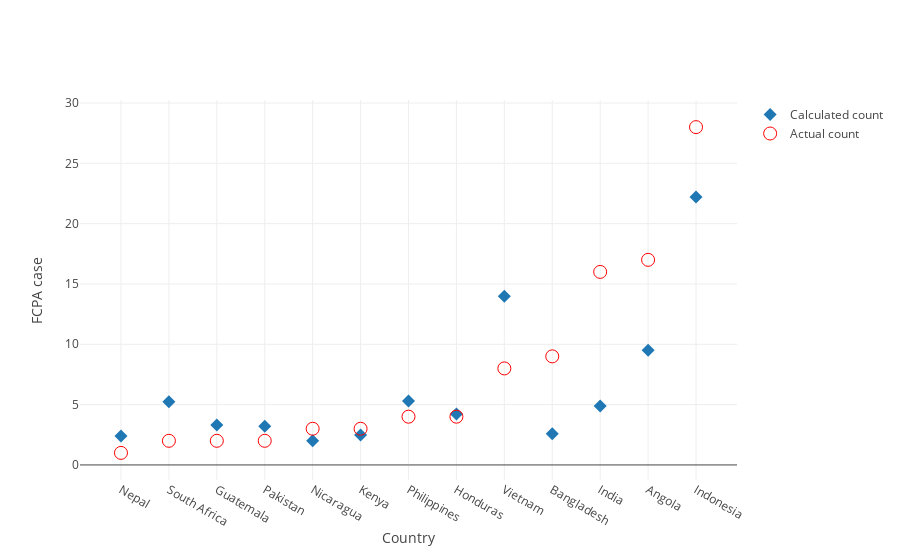

The notebook cell saved with this chart:
### Code cell
df_hdi_medium_sorted = df_hdi_medium.sort_values(by='Count')


import plotly.plotly as py
import plotly.graph_objs as go
trace1 = go.Scatter(
    x = df_hdi_medium_sorted['Country'],
    y = np.exp(df_hdi_medium_sorted['Calc Count']),
    text = df_hdi_medium_sorted['Legend'],
    mode='markers',
    marker=dict(symbol = 'diamond', size=10),
    name = 'Calculated count'
)

trace2 = go.Scatter(
    y = df_hdi_medium_sorted['Count'],
    x = df_hdi_medium_sorted['Country'],
    text = df_hdi_medium_sorted['Legend'],
    mode='markers',
    marker=dict(size=13, color ='red', symbol = "circle-open"),   
    name = 'Actual count'
)

layout = go.Layout(
    yaxis=dict(
        title = 'FCPA case'
    ),
    xaxis=dict(
        title = 'Country'
    )
)
data = [trace1, trace2]

plotly.offline.iplot({'data': data, 'layout': layout}, filename='HDI vs fcpa: medium HDI')

### Figure 1 — Plotly figure (JSON) as saved in the notebook; plotly's stock layout.template omitted (floating-point values rounded to 4 significant figures)
{"data": [{"marker": {"size": 10, "symbol": "diamond"}, "mode": "markers", "name": "Calculated count", "text": ["pm 10.0<br>cti 5.0<br>rt 0.0", "pm 14.0<br>cti 4.0<br>rt 0.0", "pm 14.0<br>cti 3.0<br>rt 7.0", "pm 3.0<br>cti 5.0<br>rt 0.0", "pm 15.0<br>cti 4.0<br>rt 4.0", "pm 12.0<br>cti 4.0<br>rt 0.0", "pm 2.0<br>cti 7.0<br>rt 6.0", "pm 13.0<br>cti 2.0<br>rt 0.0", "pm 8.0<br>cti 7.0<br>rt 3.0", "pm 15.0<br>cti 6.0<br>rt 0.0", "pm 13.0<br>cti 6.0<br>rt 7.0", "pm 5.0<br>cti 4.0<br>rt 0.0", "pm 10.0<br>cti 5.0<br>rt 6.0"], "type": "scatter", "uid": "86f7009a-b9a7-11e8-8523-c48e8ff48516", "x": ["Nepal", "South Africa", "Guatemala", "Pakistan", "Nicaragua", "Kenya", "Philippines", "Honduras", "Vietnam", "Bangladesh", "India", "Angola", "Indonesia"], "y": [2.406, 5.242, 3.32, 3.204, 2.011, 2.488, 5.303, 4.229, 13.98, 2.584, 4.887, 9.496, 22.2]}, {"marker": {"color": "red", "size": 13, "symbol": "circle-open"}, "mode": "markers", "name": "Actual count", "text": ["pm 10.0<br>cti 5.0<br>rt 0.0", "pm 14.0<br>cti 4.0<br>rt 0.0", "pm 14.0<br>cti 3.0<br>rt 7.0", "pm 3.0<br>cti 5.0<br>rt 0.0", "pm 15.0<br>cti 4.0<br>rt 4.0", "pm 12.0<br>cti 4.0<br>rt 0.0", "pm 2.0<br>cti 7.0<br>rt 6.0", "pm 13.0<br>cti 2.0<br>rt 0.0", "pm 8.0<br>cti 7.0<br>rt 3.0", "pm 15.0<br>cti 6.0<br>rt 0.0", "pm 13.0<br>cti 6.0<br>rt 7.0", "pm 5.0<br>cti 4.0<br>rt 0.0", "pm 10.0<br>cti 5.0<br>rt 6.0"], "type": "scatter", "uid": "86f7009b-b9a7-11e8-9f8f-c48e8ff48516", "x": ["Nepal", "South Africa", "Guatemala", "Pakistan", "Nicaragua", "Kenya", "Philippines", "Honduras", "Vietnam", "Bangladesh", "India", "Angola", "Indonesia"], "y": [1, 2, 2, 2, 3, 3, 4, 4, 8, 9, 16, 17, 28]}], "layout": {"xaxis": {"title": "Country"}, "yaxis": {"title": "FCPA case"}}}
